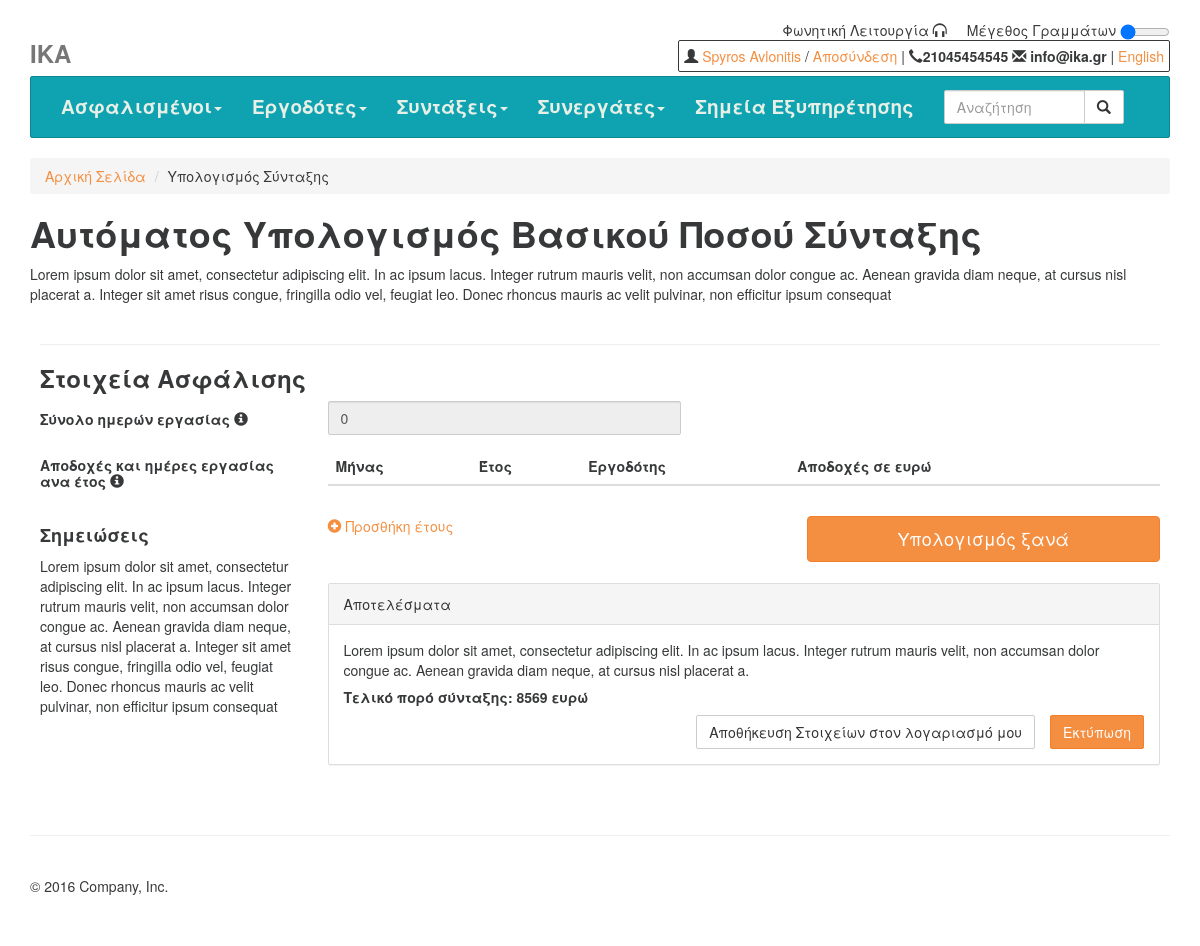
/ypologismos_syntaksis.php (signed in), run on an earlier commit of the app's database.
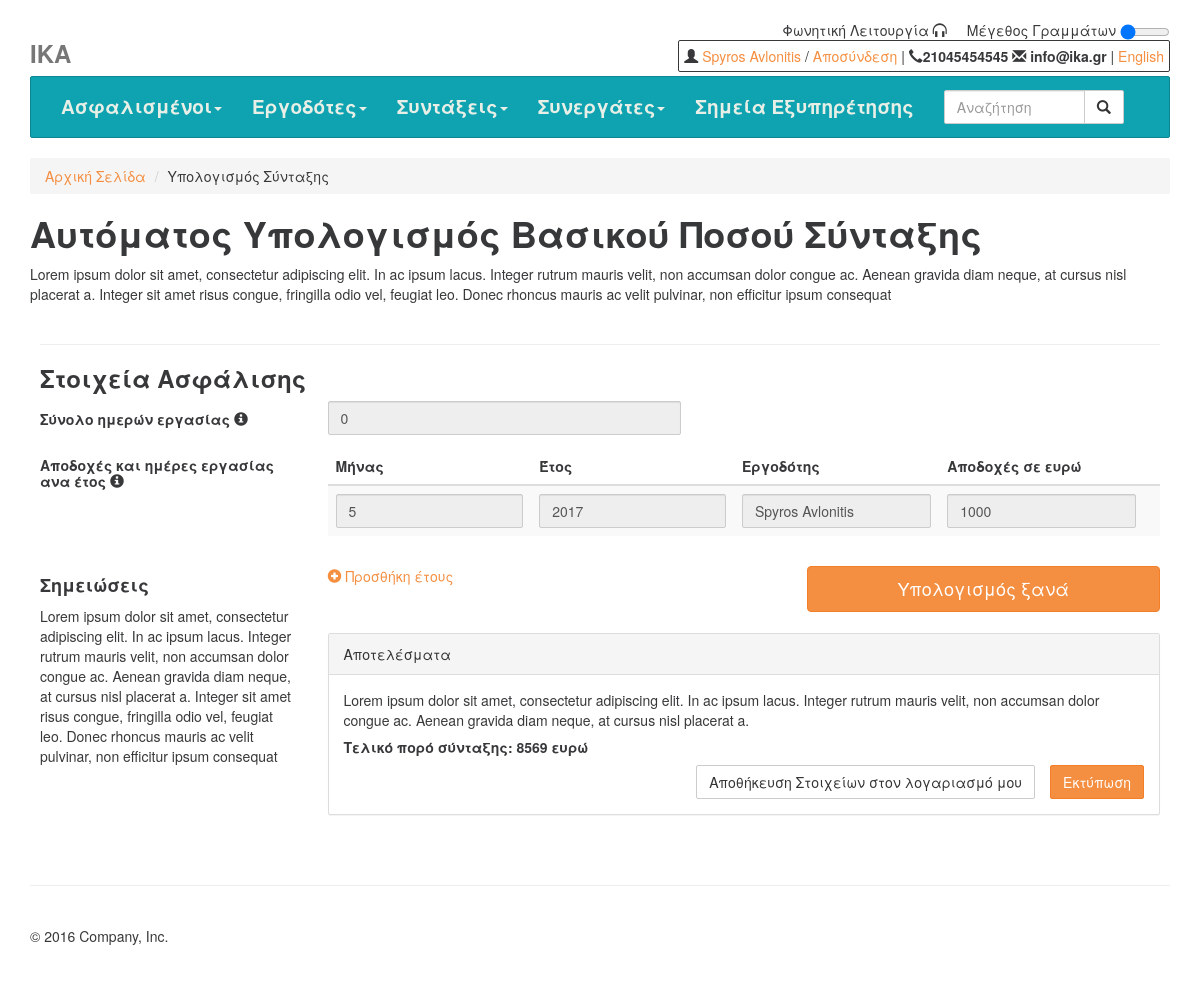
And on a later commit of the database.
### tables this page shows
CREATE TABLE `users` (
  `id` int(6) unsigned NOT NULL AUTO_INCREMENT,
  `firstName` varchar(30) NOT NULL,
  `lastName` varchar(30) NOT NULL,
  `email` varchar(50) NOT NULL,
  `reg_date` timestamp NOT NULL DEFAULT CURRENT_TIMESTAMP ON UPDATE CURRENT_TIMESTAMP,
  `password` varchar(256) NOT NULL,
  `loginAttempts` int(11) DEFAULT NULL,
  `user_type` varchar(30) DEFAULT NULL,
  `amka` varchar(30) DEFAULT NULL,
  `phone` varchar(30) DEFAULT NULL,
  `address` varchar(30) DEFAULT NULL,
  `birthday` varchar(30) DEFAULT NULL,
  PRIMARY KEY (`id`),
  UNIQUE KEY `amka` (`amka`)
);

CREATE TABLE `insurance_month` (
  `id` int(6) unsigned NOT NULL AUTO_INCREMENT,
  `employer` int(6) unsigned NOT NULL,
  `employee` int(6) unsigned NOT NULL,
  `reg_date` timestamp NOT NULL DEFAULT CURRENT_TIMESTAMP,
  `salary` int(11) NOT NULL,
  `month` int(11) DEFAULT NULL,
  `year` int(11) DEFAULT NULL,
  PRIMARY KEY (`id`),
  KEY `employer` (`employer`),
  KEY `employee` (`employee`),
  CONSTRAINT `insurance_month_ibfk_1` FOREIGN KEY (`employer`) REFERENCES `users` (`id`),
  CONSTRAINT `insurance_month_ibfk_2` FOREIGN KEY (`employee`) REFERENCES `users` (`id`)
);

### ypologismos_syntaksis.php (the view, shortened to what this page needs)
<?php
  include ('_session.php');
?>
<!DOCTYPE html>
<html lang="en">
  <head>
    <link rel="stylesheet" href="https://maxcdn.bootstrapcdn.com/bootstrap/3.3.7/css/bootstrap.min.css">
    <link href="./assets/css/justified-nav.css" rel="stylesheet">
    <link href="./assets/css/theme.css" rel="stylesheet">
    <link href="./assets/css/yamm.css" rel="stylesheet">
    <link href="./assets/css/app.css" rel="stylesheet">
  </head>
  <body>
    <div class="container">
      <?php include('./_menu.php'); ?>
      <div id="body">
		<ul class="breadcrumb">
			<li><a href="#">Αρχική Σελίδα</a></li>
			<li>Υπολογισμός Σύνταξης</li>
		</ul>
		<h1>Αυτόματος Υπολογισμός Βασικού Ποσού Σύνταξης</h1>
		<p>Lorem ipsum dolor sit amet, consectetur adipiscing elit. In ac ipsum lacus. Integer rutrum mauris velit, non accumsan dolor congue ac. Aenean gravida diam neque, at cursus nisl placerat a. Integer sit amet risus congue, fringilla odio vel, feugiat leo. Donec rhoncus mauris ac velit pulvinar, non efficitur ipsum consequat</p>
      	<?php if (!isset($user)) : ?>
			<select style="font-size: 18px;width: 100%" id="organismos" >
				<option value="">Επιλέξτε οργανισμό ασφάλισης</option>
				<option value="1">ΙΚΑ</option>
				<option value="2">ΕΤΑΜ</option>
			</select>
			<select style="font-size: 18px;width: 100%;margin-top: 10px;" id="type">
				<option value="">Επιλέξτε τύπο σύνταξης</option>
				<option value="1">Κανονική</option>
				<option value="2">Αναπηρίας</option>
			</select>
			<div id="data_entry" style="padding: 10px;display: none;">
				<hr>
				<h3>Εισαγωγή στοιχείων</h3>
				<form id="ypologismos">
				<div class="row">
					<div class="col-md-3">
						<h5>Σύνολο ημερών εργασίας <span class="glyphicon glyphicon-info-sign" data-toggle="tooltip" title="Hooray!"></span></h5>
					</div>
					<div class="col-md-4">
						<input class="form-control" type="number" id="days_total" required min="0" max="29200">
					</div>
				</div>
				<div class="row" style="margin-top:10px;">
					<div class="col-md-3">
						<h5>Αποδοχές και ημέρες εργασίας ανα έτος <span class="glyphicon glyphicon-info-sign" data-toggle="tooltip" title="Hooray!"></span></h5>
					</div>
					<div class="col-md-9">
					<table class="table table-striped" id="stoixeia_table">
						<thead>
							<tr><th>Έτος</th><th>Αποδοχές σε ευρώ</th><th>Ημέρες εργασίας</th><th></th></tr>
						</thead>
						<tbody>
							<tr>
								<td>
									<select style="width: 100%;" class="form-control" required>
										<?php
											for ($i=2017; $i >= 1980; $i--) {
												echo "<option>".$i."</option>\n";
											}
										?>
									</select>
								</td>
								<td>
									<input class="form-control" type="number" required>
								</td>
								<td>
									<input class="form-control" type="number" max="365" min="0" required>
								</td>
								<td>
								</td>
							</tr>
						</tbody>
					</table>
					</div>
				</div>
				<div class="row" style="margin-top:10px;">
					<div class="col-md-3">
						<h4>Σημειώσεις</h4>
						<p>Lorem ipsum dolor sit amet, consectetur adipiscing elit. In ac ipsum lacus. Integer rutrum mauris velit, non accumsan dolor congue ac. Aenean gravida diam neque, at cursus nisl placerat a. Integer sit amet risus congue, fringilla odio vel, feugiat leo. Donec rhoncus mauris ac velit pulvinar, non efficitur ipsum consequat</p>
					</div>
					<div class="col-md-5">
						<a href="#" id="add_year">
							<span class="glyphicon glyphicon-plus-sign"></span> Προσθήκη έτους
						</a>
					</div>
					<div class="col-md-4">
						<input type="submit" value="Υπολογισμός" class="btn btn-primary btn-lg btn-block" >
					</div>
					<div class="col-md-3"></div>
					<div class="col-md-9">
						<br/>
						<div class="panel panel-default" style="display: none;" id="apotelesmata">
						  <div class="panel-heading">Αποτελέσματα</div>
						  <div class="panel-body">
						  	<p>Lorem ipsum dolor sit amet, consectetur adipiscing elit. In ac ipsum lacus. Integer rutrum mauris velit, non accumsan dolor congue ac. Aenean gravida diam neque, at cursus nisl placerat a.</p>
						  	<h5>Τελικό πορό σύνταξης: 8569 ευρώ</h5>
						  	<a style="float: right; margin-left: 15px;" href="#" onclick="print();" class="btn btn-primary">Εκτύπωση</a>
						  	<a style="float: right;" href="/login.php" class="btn btn-default">Αποθήκευση Στοιχείων στον λογαριασμό μου</a>
						  </div>
						</div>
					</div>
				</div>
				</form>
			</div>
		<?php else: ?>
			<?php
				$total_days = 0;
				$res = $conn->prepare("SELECT * FROM insurance_month INNER JOIN users ON insurance_month.employer=users.id WHERE employee = :id");
				$res->execute(array(':id' => $user["id"]));
				$incusrance_months = $res->fetchAll(PDO::FETCH_ASSOC);
			?>
			<div id="data_entry" style="padding: 10px;">
				<hr>
				<h3>Στοιχεία Ασφάλισης</h3>
				<form id="ypologismos">
				<div class="row">
					<div class="col-md-3">
						<h5>Σύνολο ημερών εργασίας <span class="glyphicon glyphicon-info-sign" data-toggle="tooltip" title="Hooray!"></span></h5>
					</div>
					<div class="col-md-4">
						<input class="form-control" type="number" id="days_total" required min="0" max="29200" disabled value="<?= $total_days ?>">
					</div>
				</div>
				<div class="row" style="margin-top:10px;">
					<div class="col-md-3">
						<h5>Αποδοχές και ημέρες εργασίας ανα έτος <span class="glyphicon glyphicon-info-sign" data-toggle="tooltip" title="Hooray!"></span></h5>
					</div>
					<div class="col-md-9">
					<table class="table table-striped" id="stoixeia_table">
						<thead>
							<tr><th>Μήνας</th><th>Έτος</th><th>Εργοδότης</th><th>Αποδοχές σε ευρώ</th><th></th></tr>
						</thead>
						<tbody>
							<?php foreach ($incusrance_months as $month): ?>
								<tr>
								<td>
									<input class="form-control" required disabled value="<?= $month['month'] ?>">
								</td>
								<td>
									<input class="form-control" required disabled value="<?= $month['year'] ?>">
								</td>
								<td>
									<input class="form-control" required disabled value="<?= $month['firstName'] ?> <?= $month['lastName'] ?>">
								</td>
								<td>
									<input class="form-control" type="number" required disabled value="<?= $month['salary'] ?>">
								</td>
								<td>
								</td>
							</tr>
							<?php endforeach; ?>
						</tbody>
					</table>
					</div>
				</div>
				<div class="row" style="margin-top:10px;">
					<div class="col-md-3">
						<h4>Σημειώσεις</h4>
						<p>Lorem ipsum dolor sit amet, consectetur adipiscing elit. In ac ipsum lacus. Integer rutrum mauris velit, non accumsan dolor congue ac. Aenean gravida diam neque, at cursus nisl placerat a. Integer sit amet risus congue, fringilla odio vel, feugiat leo. Donec rhoncus mauris ac velit pulvinar, non efficitur ipsum consequat</p>
					</div>
					<div class="col-md-5">
						<a href="#" id="add_year2">
							<span class="glyphicon glyphicon-plus-sign"></span> Προσθήκη έτους
						</a>
					</div>
					<div class="col-md-4">
						<input type="submit" value="Υπολογισμός ξανά" class="btn btn-primary btn-lg btn-block" >
					</div>
					<div class="col-md-3"></div>
					<div class="col-md-9">
						<br/>
						<div class="panel panel-default" style="" id="apotelesmata">
						  <div class="panel-heading">Αποτελέσματα</div>
						  <div class="panel-body">
						  	<p>Lorem ipsum dolor sit amet, consectetur adipiscing elit. In ac ipsum lacus. Integer rutrum mauris velit, non accumsan dolor congue ac. Aenean gravida diam neque, at cursus nisl placerat a.</p>
						  	<h5>Τελικό πορό σύνταξης: 8569 ευρώ</h5>
						  	<a style="float: right; margin-left: 15px;" href="#" onclick="print();" class="btn btn-primary">Εκτύπωση</a>
						  	<a style="float: right;" href="/login.php" class="btn btn-default">Αποθήκευση Στοιχείων στον λογαριασμό μου</a>
						  </div>
						</div>
					</div>
				</div>
				</form>
			</div>
      	<?php endif; ?>
      </div>
      <?php include('./_footer.php'); ?>
  </body>
</html>

### _menu.php (shortened to what this page needs)
<?php
  include ('db_connection.php');
  if(isset($_SESSION["user_id"])){
    $res = $conn->prepare("SELECT * FROM users WHERE id = :id LIMIT 1");
    $res->execute(array(':id' => $_SESSION["user_id"]));
    if ($res->rowCount() == 1){
      $user = ($res->fetchAll(PDO::FETCH_ASSOC))[0];
    }
  }
?>
<div class="right-tools pull-right">
  <span id="access">Μέγεθος Γραμμάτων <input  type="range" min="1" max="2" value="1" step="0.5" onchange="$('#body').attr('style', 'font-size: ' + (this.value*100).toString() + '% !important');" ></span>
  <span id="access">Φωνητική Λειτουργία <span style="cursor: pointer;" class="glyphicon glyphicon-headphones"></span></span>
  <br>
  <span class="pull-right" style="border: solid 1px;padding: 5px;border-radius: 2px;">
    <?php if (isset($user)): ?>
      <span class="glyphicon glyphicon-user"></span> <a href="/home.php"><?= $user['firstName'] ?> <?= $user['lastName'] ?></a> / <a href="/authenticate.php?a=logout">Αποσύνδεση</a>
    <?php else: ?>
      <a href="/login.php">Σύνδεση</a> / <a href="/register.php">Εγγραφή</a>
    <?php endif; ?>
    <span id="phone_and_email">| <strong><span class="glyphicon glyphicon-earphone"></span>21045454545 <span class="glyphicon glyphicon-envelope"></span> info@ika.gr </span></strong>| <a href="/">English</a>
  </span>
</div>
<div class="masthead">
  <a href="/"><h3 class="text-muted">IKA</h3></a>
  <div class="navbar navbar-default yamm">
    <div id="navbar-collapse-2" class="navbar-collapse collapse">
      <ul class="nav navbar-nav">
        <li class="dropdown"><a href="#" data-toggle="dropdown" class="dropdown-toggle">Ασφαλισμένοι<b class="caret"></b></a>
        </li>
        <li class="dropdown"><a href="#" data-toggle="dropdown" class="dropdown-toggle">Εργοδότες<b class="caret"></b></a>
        </li>
        <li class="dropdown"><a href="#" data-toggle="dropdown" class="dropdown-toggle">Συντάξεις<b class="caret"></b></a>
        </li>
        <li class="dropdown"><a href="#" data-toggle="dropdown" class="dropdown-toggle">Συνεργάτες<b class="caret"></b></a>
        </li>
        <li><a href="/ServicePoints.php" class="dropdown-toggle">Σημεία Εξυπηρέτησης</a></li>
        <li style="width: 210px;" id="menuSearch">
          <form class="navbar-form" role="search">
            <div class="input-group">
              <input type="text" class="form-control" placeholder="Αναζήτηση" name="q">
              <div class="input-group-btn">
                <button class="btn btn-default" type="submit"><i class="glyphicon glyphicon-search"></i></button>
              </div>
            </div>
          </form>
        </li>
      </ul>
    </div>
  </div>
</div>

### _footer.php (shortened to what this page needs)
<footer class="footer">
  <p>&copy; 2016 Company, Inc.</p>
</footer>
</div>

### assets/css/justified-nav.css (style rules this page uses)
body { padding-top: 20px; }
.footer { padding-top: 40px; padding-bottom: 40px; margin-top: 40px; border-top: 1px solid #eee; }
@media screen and (min-width: 768px) { .masthead, .marketing, .footer { padding-right: 0; padding-left: 0; } }

### assets/css/yamm.css (style rules this page uses)
.yamm .nav, .yamm .collapse, .yamm .dropup, .yamm .dropdown { position: static; }
.yamm .nav .dropdown-toggle { font-size: 19px; font-weight: bold; color: #e8efe6; }

### assets/css/app.css (style rules this page uses)
html { font-size: 14px; }
.right-tools { height: 50px; padding-bottom: 5px; }
#access { display: inline-block; margin-left:20px; float: right; }
#access input { display: inline; width: 50px; line-height: 20px; vertical-align: bottom; }

What changed in the data, as far as the page shows it:
added insurance_month: month "5", year "2017", employer.lastName "Spyros Avlonitis", salary "1000"
